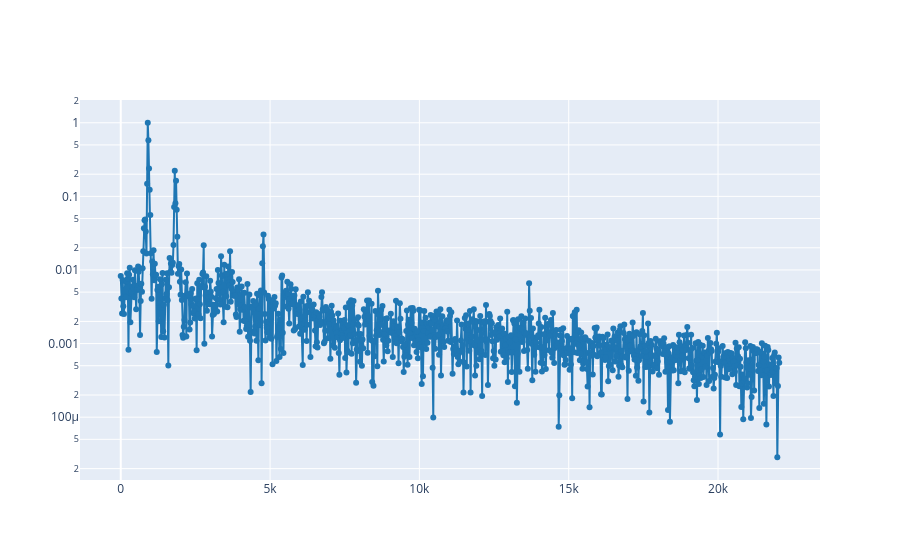

The notebook cell this image was saved under:
### Markdown cell above
We can plot the spectrum (one slice of the spectrogram) of the signal at an specific time using the `plot_spectrum_at` function. For instance, we can see the spectrum of the signal at the 0.5 seconds:

### Code cell
plot_spectrum_at(ff, tt, S, 0.5)

### Figure 1 — Plotly figure (JSON) as saved in the notebook; plotly's stock layout.template omitted (floating-point values rounded to 4 significant figures; data arrays with more than 128 entries replaced by an {"elided": "..."} marker saying what was removed)
{"data": [{"line": {"color": "#1f77b4", "shape": "linear"}, "mode": "lines+markers", "type": "scatter", "x": {"elided": "1025 float values"}, "y": {"elided": "1025 float values"}}], "layout": {"yaxis": {"type": "log"}}}
